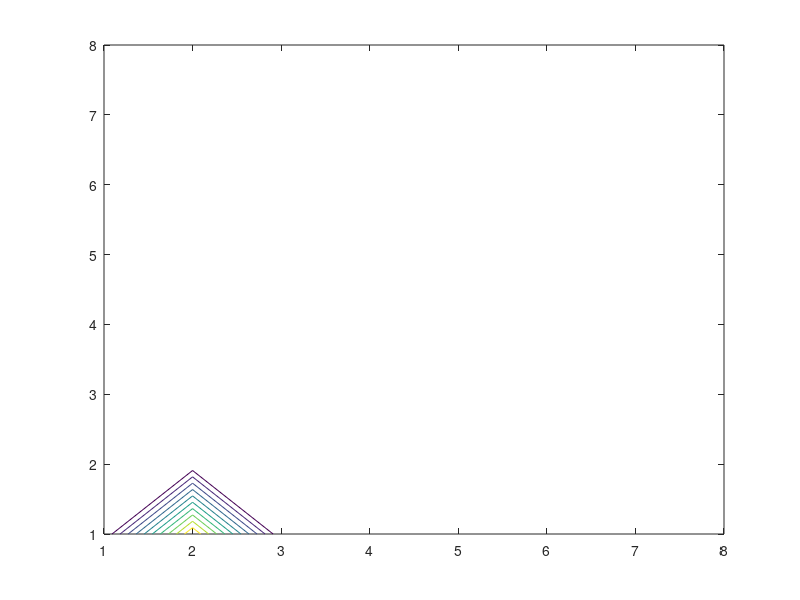

Reproduce this figure in MATLAB.
clear;
nx=16;
ny=16;
nxh = nx/2;
nyh = ny/2;
m=1;
n=0;
kx = 2*pi/nx*m;
ky = 2*pi/ny*n;
X = zeros(nx,ny);
Z = zeros(nxh, nyh);
for j =1:ny
    for i=1:nx
        phi = kx*i+ky*j+pi/4;
        X(i,j) = cos(phi);
    end
end
Y = fft2(X, nx,ny)/(nx*ny);
for j =2:nyh
    for i = 2:nxh
    Z(i,j)= abs(Y(i,j)) + abs(Y(nx-i+2, ny-j+2));
    end
end
for j = 2:nyh
    Z(1,j) =abs(Y(1,j)) + abs(Y(1,ny-j+2));
end
for i = 2:nxh
    Z(i,1) = abs(Y(i,1)) + abs(Y(nx-i+2,1));
end
Z(1,1) = abs(Y(1,1));
    
contour(transpose(Z));

